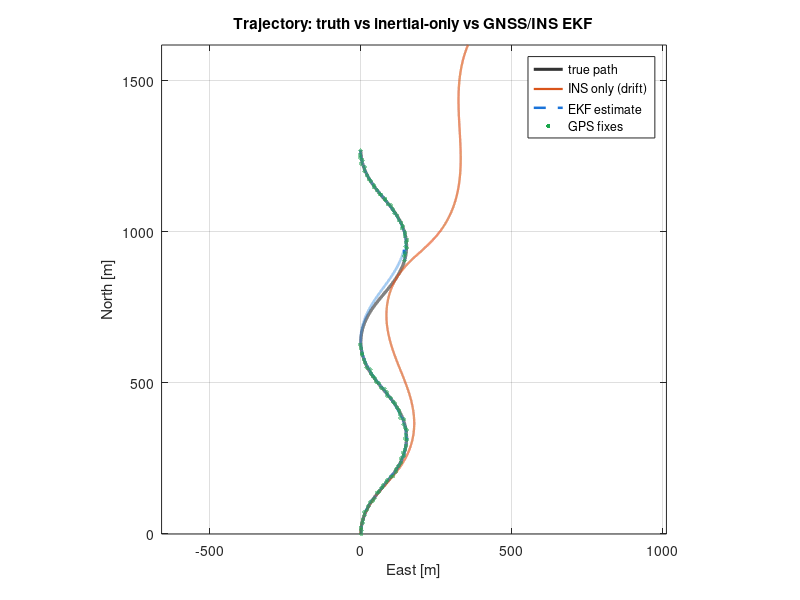
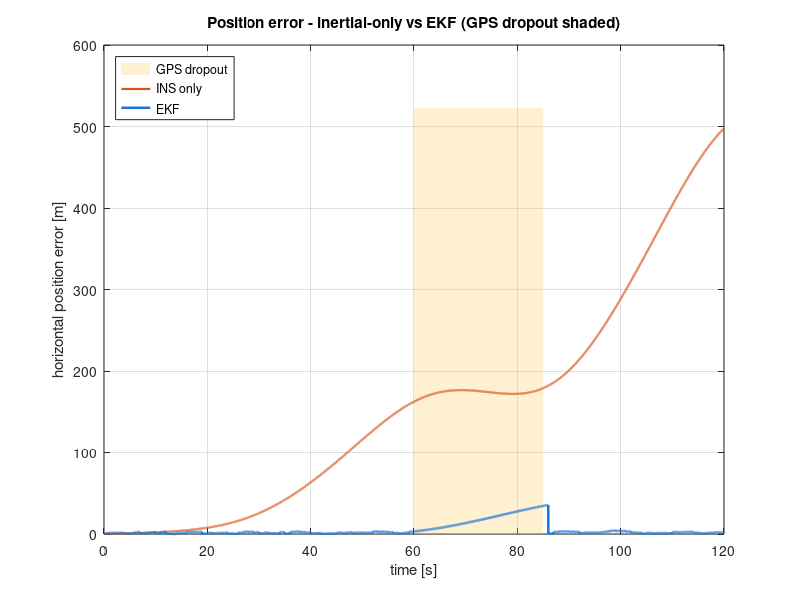
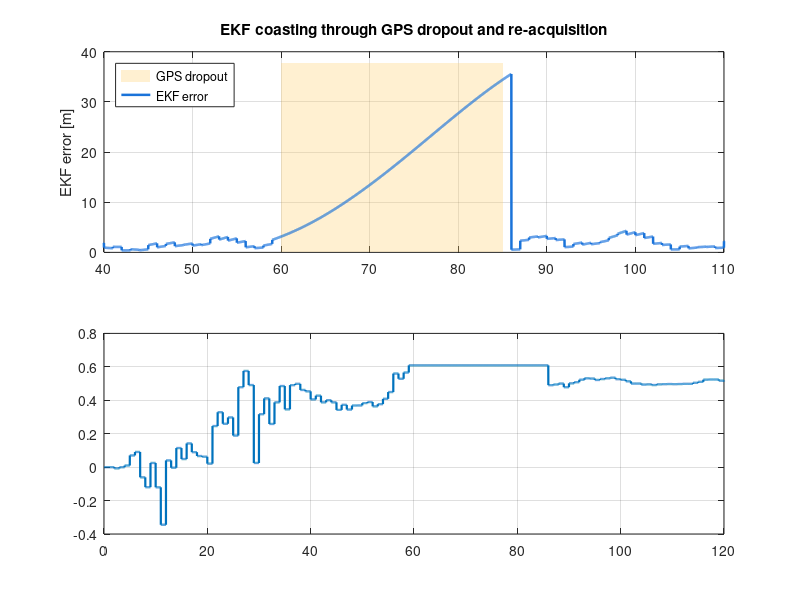

Recreate these plots in MATLAB, in order. (Note: this script raises an error after producing the figures.)
function gnss_ins_sim()
% GNSS_INS_SIM  Loosely-coupled GNSS/INS navigation with an 8-state EKF.
%
%   Personal project (Ali Murtaza). A planar (North-East) strapdown
%   inertial navigator is mechanised from noisy, biased IMU data and
%   fused with 1 Hz GPS position fixes by a loosely-coupled Extended
%   Kalman Filter. The filter state augments position, velocity and
%   heading with the gyro and accelerometer biases, so the IMU errors
%   are *observed* through GPS rather than left to accumulate.
%
%   A 25 s GPS dropout is injected to show inertial coasting (dead
%   reckoning) once the biases have been estimated, versus an open-loop
%   INS that shares the identical mechanisation but receives no GPS.
%
%   State x = [pN pE vN vE psi bg bax bay].   No toolboxes required.

clc; close all;
here = fileparts(mfilename('fullpath'));
outdir = fullfile(here, '..', 'assets');
if ~exist(outdir,'dir'); mkdir(outdir); end
rng(7);

%% ---------------------------------------------------- True trajectory
dt = 0.01; T = 120; t = (0:dt:T).'; N = numel(t);
spd = 12;                                   % ground speed [m/s]
psi = deg2rad(40*sin(2*pi*t/60));           % heading sweep [rad]
psidot = gradient(psi, dt);
vN_t = spd*cos(psi);  vE_t = spd*sin(psi);
pN_t = cumtrapz(t, vN_t);  pE_t = cumtrapz(t, vE_t);
aN_t = gradient(vN_t, dt); aE_t = gradient(vE_t, dt);
% True specific force resolved in body axes: a_body = R(-psi)*[aN;aE]
ax_b =  cos(psi).*aN_t + sin(psi).*aE_t;
ay_b = -sin(psi).*aN_t + cos(psi).*aE_t;

%% ----------------------------------------------------------- IMU model
bg_true = deg2rad(0.5);                      % gyro bias [rad/s]
ba_true = [0.05; 0.03];                      % accel bias [m/s^2]
ng = deg2rad(0.10); na = 0.02;              % gyro/accel white noise (1-sigma)
gyro = psidot + bg_true + ng*randn(N,1);
acc  = [ax_b, ay_b] + ba_true.' + na*randn(N,2);

%% ----------------------------------------------------------- GPS model
gps_dt = 1.0; gps_sigma = 2.5;              % 1 Hz, 2.5 m (1-sigma)
gpsMeas = nan(N,2);
gps_idx = find(abs(mod(t,gps_dt)) < dt/2);
drop_lo = 60; drop_hi = 85;                 % GPS dropout window [s]
for j = 1:numel(gps_idx)
    k = gps_idx(j);
    if t(k) >= drop_lo && t(k) <= drop_hi; continue; end
    gpsMeas(k,:) = [pN_t(k), pE_t(k)] + gps_sigma*randn(1,2);
end

%% ------------------------------------------------- Open-loop INS (ref)
psi_ins = psi(1); vins = [vN_t(1); vE_t(1)]; pins = [0;0];
PINS = zeros(N,2);

%% --------------------------------------------------------- EKF set-up
x = [0; 0; vN_t(1); vE_t(1); psi(1); 0; 0; 0];          % biases start at 0
P = diag([gps_sigma, gps_sigma, 0.5, 0.5, deg2rad(5), ...
          deg2rad(1), 0.1, 0.1].^2);
Qd = diag([1e-7, 1e-7, (na*dt)^2, (na*dt)^2, (ng*dt)^2, ...
           (deg2rad(0.003))^2*dt, (0.003)^2*dt, (0.003)^2*dt]);
H  = [1 0 0 0 0 0 0 0; 0 1 0 0 0 0 0 0];
Rk = gps_sigma^2*eye(2);
XEKF = zeros(N,8);

for k = 1:N
    % --- Open-loop INS mechanisation (no GPS), for comparison
    psi_ins = psi_ins + gyro(k)*dt;
    Rni = [cos(psi_ins) -sin(psi_ins); sin(psi_ins) cos(psi_ins)];
    a_ins = Rni*acc(k,:).';
    pins = pins + vins*dt + 0.5*a_ins*dt^2;
    vins = vins + a_ins*dt;
    PINS(k,:) = pins.';

    % --- EKF predict (nonlinear strapdown with estimated biases)
    cp = cos(x(5)); sp = sin(x(5));
    axc = acc(k,1) - x(7);  ayc = acc(k,2) - x(8);   % bias-corrected accel
    aN = cp*axc - sp*ayc;   aE = sp*axc + cp*ayc;
    xdot = [x(3); x(4); aN; aE; gyro(k)-x(6); 0; 0; 0];
    x = x + xdot*dt;

    % Jacobian of continuous dynamics
    A = zeros(8);
    A(1,3)=1; A(2,4)=1;
    A(3,5)= -sp*axc - cp*ayc;  A(3,7)= -cp;  A(3,8)=  sp;
    A(4,5)=  cp*axc - sp*ayc;  A(4,7)= -sp;  A(4,8)= -cp;
    A(5,6)= -1;
    Fk = eye(8) + A*dt;
    P = Fk*P*Fk.' + Qd;

    % --- EKF update on GPS availability
    if ~isnan(gpsMeas(k,1))
        y = gpsMeas(k,:).' - H*x;
        S = H*P*H.' + Rk;
        K = P*H.'/S;
        x = x + K*y;
        P = (eye(8) - K*H)*P;
        P = 0.5*(P+P.');               % keep symmetric
    end
    XEKF(k,:) = x.';
end

%% --------------------------------------------------------- Error stats
errINS = hypot(PINS(:,1)-pN_t, PINS(:,2)-pE_t);
errEKF = hypot(XEKF(:,1)-pN_t, XEKF(:,2)-pE_t);
drop = t>=drop_lo & t<=drop_hi;
settled = t>20 & ~drop;                         % after bias convergence
fprintf('\n=== GNSS/INS Loosely-Coupled Navigation (8-state EKF) ===\n');
fprintf('  EKF horizontal RMS (GPS available, settled): %.2f m\n', rms(errEKF(settled)));
fprintf('  EKF max error during %.0f s dropout:         %.2f m\n', drop_hi-drop_lo, max(errEKF(drop)));
fprintf('  EKF error after re-acquisition:              %.2f m\n', errEKF(end));
fprintf('  Estimated gyro bias  %.3f deg/s (true %.3f)\n', rad2deg(XEKF(end,6)), rad2deg(bg_true));
fprintf('  Estimated accel bias [%.3f %.3f] m/s^2 (true [%.3f %.3f])\n', ...
        XEKF(end,7), XEKF(end,8), ba_true(1), ba_true(2));
fprintf('  Open-loop INS final drift:                   %.1f m\n', errINS(end));

%% --------------------------------------------------------------- Plots
cT=[.2 .2 .2]; cI=[.85 .33 .10]; cE=[.10 .45 .85]; cG=[.10 .65 .30];

f1=figure('Color','w','Position',[80 80 760 700]); hold on; grid on; box on; axis equal;
plot(pE_t,pN_t,'-','Color',cT,'LineWidth',2.2);
plot(PINS(:,2),PINS(:,1),'-','Color',cI,'LineWidth',1.6);
plot(XEKF(:,2),XEKF(:,1),'--','Color',cE,'LineWidth',1.8);
gp=~isnan(gpsMeas(:,1));
scatter(gpsMeas(gp,2),gpsMeas(gp,1),10,cG,'filled','MarkerFaceAlpha',.5);
xlabel('East [m]'); ylabel('North [m]');
title('Trajectory: truth vs inertial-only vs GNSS/INS EKF','FontWeight','bold');
legend('true path','INS only (drift)','EKF estimate','GPS fixes','Location','best');
exportgraphics(f1, fullfile(outdir,'01_trajectory.png'),'Resolution',200);

f2=figure('Color','w','Position',[80 80 920 420]); hold on; grid on; box on;
area([drop_lo drop_hi],[1 1]*max(errINS)*1.05,'FaceColor',[1 .8 .4], ...
     'FaceAlpha',.3,'EdgeColor','none');
plot(t,errINS,'-','Color',cI,'LineWidth',1.6);
plot(t,errEKF,'-','Color',cE,'LineWidth',1.8);
xlabel('time [s]'); ylabel('horizontal position error [m]');
title('Position error - inertial-only vs EKF (GPS dropout shaded)','FontWeight','bold');
legend('GPS dropout','INS only','EKF','Location','northwest'); xlim([0 T]);
exportgraphics(f2, fullfile(outdir,'02_position_error.png'),'Resolution',200);

f3=figure('Color','w','Position',[80 80 920 700]);
subplot(2,1,1); hold on; grid on; box on;
area([drop_lo drop_hi],[1 1]*max(errEKF(drop))*1.1,'BaseValue',0,...
     'FaceColor',[1 .8 .4],'FaceAlpha',.3,'EdgeColor','none');
plot(t,errEKF,'-','Color',cE,'LineWidth',1.8);
ylabel('EKF error [m]'); xlim([40 110]);
title('EKF coasting through GPS dropout and re-acquisition','FontWeight','bold');
legend('GPS dropout','EKF error','Location','northwest');
subplot(2,1,2); hold on; grid on; box on;
plot(t,rad2deg(XEKF(:,6)),'LineWidth',1.6);
yline(rad2deg(bg_true),'--k');
plot(t,XEKF(:,7),'LineWidth',1.6); plot(t,XEKF(:,8),'LineWidth',1.6);
yline(ba_true(1),':k'); yline(ba_true(2),':k');
xlabel('time [s]'); ylabel('estimated IMU biases');
title('IMU bias estimates converging to truth','FontWeight','bold');
legend('gyro bias [deg/s]','gyro truth','accel bias_x [m/s^2]','accel bias_y [m/s^2]','Location','east');
exportgraphics(f3, fullfile(outdir,'03_dropout_and_bias.png'),'Resolution',200);

save(fullfile(outdir,'gnss_ins_results.mat'),'t','pN_t','pE_t','XEKF','PINS','errEKF','errINS');
fprintf('\nFigures and results written to %s\n', outdir);
end
